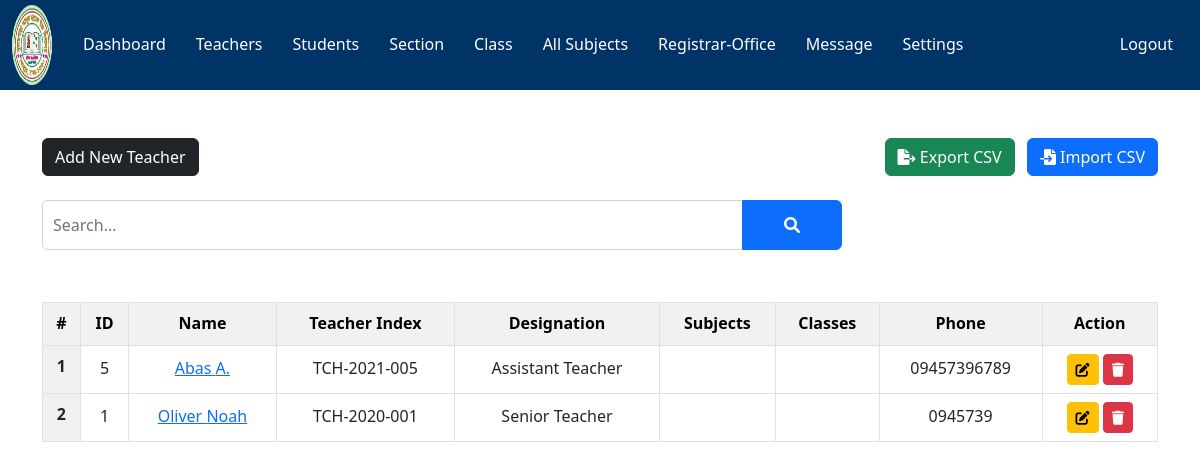
/admin/teacher.php (signed in), run on an earlier commit of the app's database.
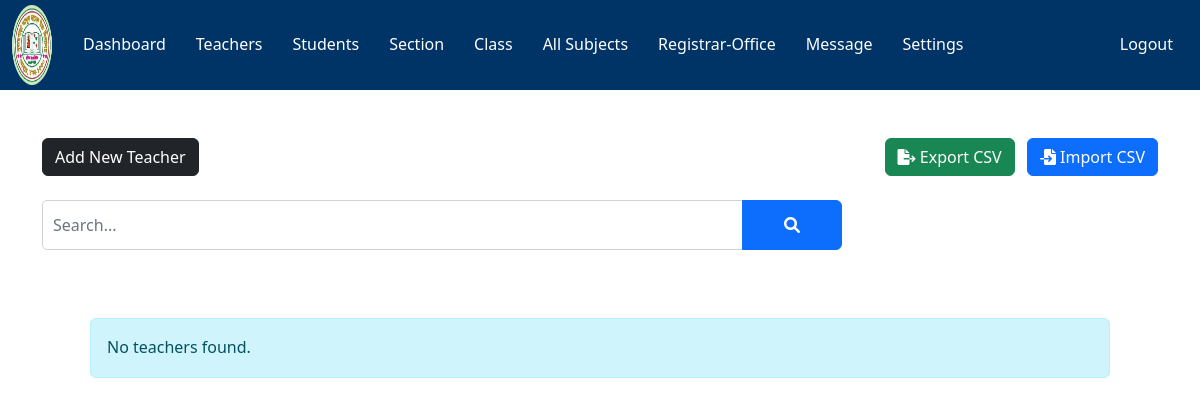
And on a later commit of the database.
### tables this page shows
CREATE TABLE `teachers` (
  `teacher_id` int(11) NOT NULL,
  `username` varchar(127) NOT NULL,
  `password` varchar(255) NOT NULL,
  `fname` varchar(127) NOT NULL,
  `lname` varchar(127) NOT NULL,
  `teacher_index` varchar(50) NOT NULL COMMENT 'Unique teacher identification number',
  `designation` varchar(100) NOT NULL COMMENT 'Position/Rank of the teacher',
  `salary_code` varchar(50) NOT NULL COMMENT 'Salary scale or grade',
  `salary` decimal(10,2) NOT NULL COMMENT 'Monthly salary amount',
  `highest_qualification` varchar(255) NOT NULL COMMENT 'Highest educational degree',
  `qualification_details` text DEFAULT NULL COMMENT 'Details of all qualifications',
  `subjects` varchar(255) NOT NULL COMMENT 'Subjects taught (comma separated IDs)',
  `classes_assigned` varchar(255) DEFAULT NULL COMMENT 'Classes -> section assigned (comma separated IDs)',
  `address` varchar(255) NOT NULL,
  `employee_number` int(11) NOT NULL,
  `date_of_birth` date NOT NULL,
  `phone_number` varchar(31) NOT NULL,
  `gender` varchar(10) NOT NULL,
  `email_address` varchar(255) NOT NULL,
  `date_of_joined` date NOT NULL COMMENT 'Date joined this school',
  `years_of_experience` int(11) DEFAULT NULL COMMENT 'Total years of teaching experience',
  `marital_status` varchar(20) DEFAULT NULL,
  `bank_name` varchar(100) DEFAULT NULL,
  `bank_account` varchar(50) DEFAULT NULL,
  `emergency_contact` varchar(100) DEFAULT NULL,
  `emergency_phone` varchar(31) DEFAULT NULL,
  `notes` text DEFAULT NULL COMMENT 'Additional notes or comments'
);

### admin/data/teacher.php (called while the page is built, shortened)
<?php
function getAllTeachers($conn) {
    $sql = "SELECT * FROM teachers ORDER BY fname, lname";
    $stmt = $conn->prepare($sql);
    $stmt->execute();
    if ($stmt->rowCount() >= 1) {
        return $stmt->fetchAll();
    } else {
        return 0;
    }
}
?>

### admin/teacher.php (the view, shortened to what this page needs)
<?php
if (isset($_SESSION['admin_id']) && isset($_SESSION['role'])) {
    if ($_SESSION['role'] == 'Admin') {
        include "../DB_connection.php";
        include "data/teacher.php";
        include "data/class.php";
        $teachers = getAllTeachers($conn);
?>
<!DOCTYPE html>
<html lang="en">
<head>
    <link rel="stylesheet" href="https://cdn.jsdelivr.net/npm/bootstrap@5.2.0/dist/css/bootstrap.min.css">
    <link rel="stylesheet" href="../css/style.css">
    <link rel="stylesheet" href="https://cdnjs.cloudflare.com/ajax/libs/font-awesome/6.0.0/css/all.min.css">
</head>
<body>
    <?php include "inc/navbar.php"; ?>
    <div class="container mt-5">
        <div class="d-flex justify-content-between align-items-center mb-4">
            <a href="teacher-add.php" class="btn btn-dark">Add New Teacher</a>
            <div>
                <a href="req/teacher-export.php" class="btn btn-success me-2">
                    <i class="fas fa-file-export"></i> Export CSV
                </a>
                <button class="btn btn-primary" data-bs-toggle="modal" data-bs-target="#importModal">
                    <i class="fas fa-file-import"></i> Import CSV
                </button>
            </div>
        </div>
        <form action="teacher-search.php" class="mt-3 n-table" method="get">
            <div class="input-group mb-3">
                <input type="text" class="form-control" name="searchKey" placeholder="Search..." style="height: 50px;">
                <button class="btn btn-primary" style="height: 50px; width: 100px;">
                    <i class="fa fa-search" aria-hidden="true"></i>
                </button>
            </div>
        </form>
        <?php if ($teachers != 0) { ?>
            <div class="table-responsive">
                <table class="table table-bordered mt-3 table-hover">
                    <thead class="table-light">
                        <tr>
                            <th scope="col">#</th>
                            <th scope="col">ID</th>
                            <th scope="col">Name</th>
                            <th scope="col">Teacher Index</th>
                            <th scope="col">Designation</th>
                            <th scope="col">Subjects</th>
                            <th scope="col">Classes</th>
                            <th scope="col">Phone</th>
                            <th scope="col">Action</th>
                        </tr>
                    </thead>
                    <tbody>
                        <?php foreach ($teachers as $i => $teacher) { ?>
                        <tr>
                            <th scope="row"><?=$i+1?></th>
                            <td><?=$teacher['teacher_id']?></td>
                            <td>
                                <a href="teacher-view.php?teacher_id=<?=$teacher['teacher_id']?>">
                                    <?=$teacher['fname']?> <?=$teacher['lname']?>
                                </a>
                            </td>
                            <td><?=$teacher['teacher_index']?></td>
                            <td><?=$teacher['designation']?></td>
                            <td>
                            </td>
                            <td>
                            </td>
                            <td><?=$teacher['phone_number']?></td>
                            <td>
                                <a href="teacher-edit.php?teacher_id=<?=$teacher['teacher_id']?>"
                                   class="btn btn-warning btn-sm">
                                   <i class="fas fa-edit"></i>
                                </a>
                                <a href="teacher-delete.php?teacher_id=<?=$teacher['teacher_id']?>"
                                   class="btn btn-danger btn-sm">
                                   <i class="fas fa-trash"></i>
                                </a>
                            </td>
                        </tr>
                        <?php } ?>
                    </tbody>
                </table>
            </div>
        <?php } else { ?>
            <div class="alert alert-info .w-450 m-5" role="alert">
                No teachers found.
            </div>
        <?php } ?>
    </div>
</body>
</html>
<?php
    } else {
        header("Location: ../login.php");
        exit;
    }
} else {
    header("Location: ../login.php");
    exit;
}
?>

What changed in the data, as far as the page shows it:
removed teachers: teacher_id "5", fname "Abas", lname "A.", teacher_index "TCH-2021-005", designation "Assistant Teacher", phone_number "09457396789"
removed teachers: teacher_id "1", fname "Oliver", lname "Noah", teacher_index "TCH-2020-001", designation "Senior Teacher", phone_number "0945739"
Also different on the page:
text no longer shown: "# ID Name Teacher Index Designation Subjects Classes Phone Action"
text now shown: "No teachers found."
